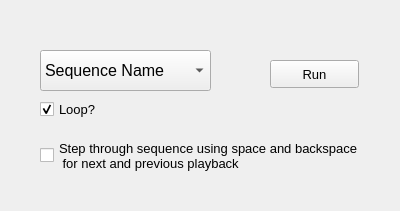
<?xml version="1.0" encoding="UTF-8"?>
<ui version="4.0">
 <class>Form</class>
 <widget class="QWidget" name="Form">
  <property name="geometry">
   <rect>
    <x>0</x>
    <y>0</y>
    <width>400</width>
    <height>211</height>
   </rect>
  </property>
  <property name="windowTitle">
   <string>Form</string>
  </property>
  <widget class="QCheckBox" name="spacebarCheckBox">
   <property name="geometry">
    <rect>
     <x>40</x>
     <y>130</y>
     <width>331</width>
     <height>51</height>
    </rect>
   </property>
   <property name="font">
    <font>
     <pointsize>10</pointsize>
     <kerning>true</kerning>
    </font>
   </property>
   <property name="layoutDirection">
    <enum>Qt::LeftToRight</enum>
   </property>
   <property name="styleSheet">
    <string notr="true"/>
   </property>
   <property name="text">
    <string>Step through sequence using space and backspace
 for next and previous playback</string>
   </property>
   <property name="checked">
    <bool>false</bool>
   </property>
   <property name="autoRepeat">
    <bool>false</bool>
   </property>
   <property name="tristate">
    <bool>false</bool>
   </property>
  </widget>
  <widget class="QCheckBox" name="loopCheckBox">
   <property name="geometry">
    <rect>
     <x>40</x>
     <y>100</y>
     <width>64</width>
     <height>18</height>
    </rect>
   </property>
   <property name="font">
    <font>
     <pointsize>10</pointsize>
    </font>
   </property>
   <property name="text">
    <string>Loop?</string>
   </property>
   <property name="checked">
    <bool>true</bool>
   </property>
   <property name="tristate">
    <bool>false</bool>
   </property>
  </widget>
  <widget class="QPushButton" name="openButton">
   <property name="geometry">
    <rect>
     <x>270</x>
     <y>60</y>
     <width>89</width>
     <height>28</height>
    </rect>
   </property>
   <property name="font">
    <font>
     <pointsize>10</pointsize>
    </font>
   </property>
   <property name="styleSheet">
    <string notr="true"/>
   </property>
   <property name="text">
    <string>Run</string>
   </property>
  </widget>
  <widget class="QComboBox" name="dropDown">
   <property name="geometry">
    <rect>
     <x>40</x>
     <y>50</y>
     <width>171</width>
     <height>41</height>
    </rect>
   </property>
   <property name="font">
    <font>
     <pointsize>12</pointsize>
    </font>
   </property>
   <property name="styleSheet">
    <string notr="true"/>
   </property>
   <item>
    <property name="text">
     <string>Sequence Name</string>
    </property>
   </item>
  </widget>
 </widget>
 <resources/>
 <connections/>
</ui>
